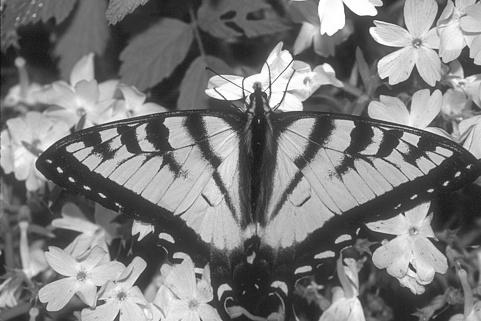
#> input picture Corner_Detection/Image1.jpg, 481 x 321 px, found by its file name
$ jupyter execute --allow-errors CornerDetectionFinal.ipynb
#> lines starting #> are read from the running program, lines starting #| are printed output that depends on the picture; after the words box and inside, x2 and y2 are one past the last pixel; in counts of white or black regions, pixels touching at a corner belong together
[cell 1]
import cv2
from matplotlib import pyplot as plt
import numpy as np
from numpy import linalg as LA
import time

[cell 2]
imgName = "image1.jpg"
imgRgb = cv2.imread(imgName)
#> imgRgb is the input picture: shape (321, 481, 3); min 13, max 255, mean 124.1
img = cv2.cvtColor(imgRgb, cv2.COLOR_BGR2GRAY)/255

sobelX = np.array([[-1, 0, 1], [-2, 0, 2], [-1, 0, 1]])
sobelY = np.transpose(sobelX)

[cell 3]
def convolveSobel(conv_img, filterType, w = 3):
    n, m = conv_img.shape
    w = filterType.shape[0]
    conv_img = np.pad(conv_img,(int(w/2),int(w/2)),mode='constant')
    temp1=[]
    for i in range(n):
        temp=[]
        for j in range(m):
            k = conv_img[i:i+w, j:j+w]
            val = np.multiply(k, filterType)
            temp.append(np.sum(val))
        temp1.append(temp)

    return np.array(temp1)
Gx = convolveSobel(img, sobelX)
#> in convolveSobel, `conv_img = np.pad(conv_img,(int(w/2),int(w/2)),mode='constant')`:
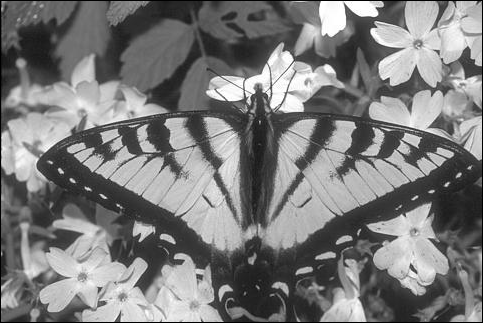
#> conv_img: shape (323, 483) float64; min 0, max 1, mean 0.482
#> after the loop in convolveSobel, `for i in range(n):`: temp1 = 321 items
#> in convolveSobel, `return np.array(temp1)`:
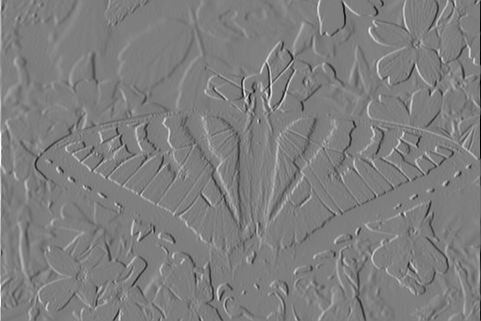
#> returned value: shape (321, 481) float64; min -3.44, max 3.48, mean 0.00169; drawn with min black and max white
Gy = convolveSobel(img, sobelY)
#> call 2 of convolveSobel, with filterType = array of shape (3, 3), w = 3
#> in convolveSobel (call 2), `return np.array(temp1)`:
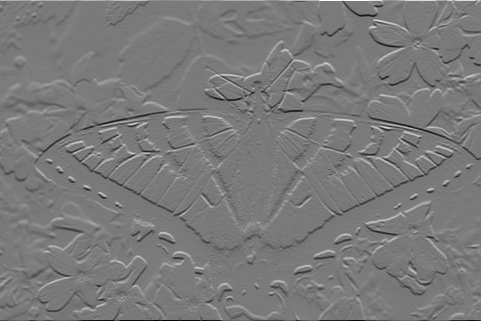
#> returned value: shape (321, 481) float64; min -3.69, max 4, mean 0.000215; drawn with min black and max white

Ixx=Gx**2
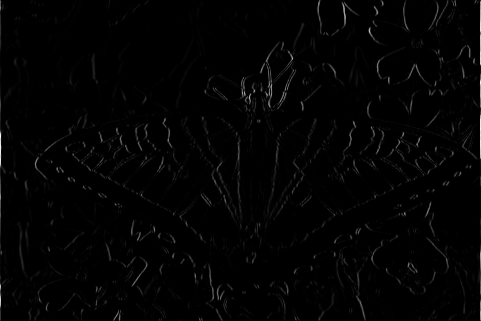
#> Ixx: shape (321, 481) float64; min 0, max 12.13, mean 0.159; drawn with min black and max white
Iyy=Gy**2
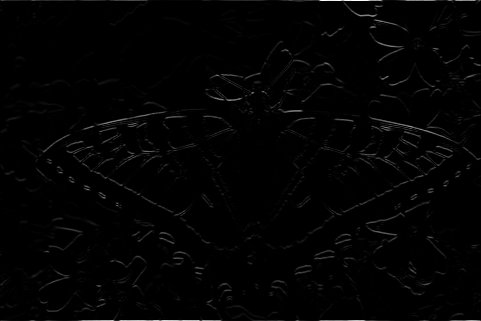
#> Iyy: shape (321, 481) float64; min 0, max 16, mean 0.192; drawn with min black and max white
Ixy=Gx*Gy
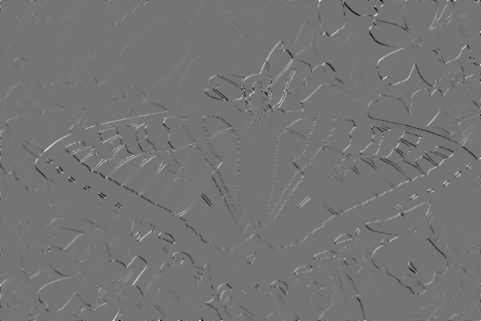
#> Ixy: shape (321, 481) float64; min -4.38, max 5.2, mean 0.0026; drawn with min black and max white

[cell 4]
def ShiTomasi(img, Ixx, Iyy, Ixy, thr = 5, w = 3):
    n, m, _ = img.shape
    corners = np.zeros((n,m))
    wlen = int(w/2)
    for y in range(wlen, n-wlen):
        for x in range(wlen, m-wlen):
            H = np.zeros((2,2))
            Sxx=np.sum(Ixx[y-wlen:y+1+wlen, x-wlen:x+1+wlen])
            Syy=np.sum(Iyy[y-wlen:y+1+wlen, x-wlen:x+1+wlen])
            Sxy=np.sum(Ixy[y-wlen:y+1+wlen, x-wlen:x+1+wlen])
            H[0,0]=Sxx
            H[0,1]=Sxy
            H[1,0]=H[0,1]
            H[1,1]=Syy
            eigenValue, v= LA.eig(H)
            min_eigen_value = min(eigenValue[0],eigenValue[1])
            #print(min_eigen_value)
            if min_eigen_value>thr:
                corners[y, x] = min_eigen_value
    return corners

def Harris(img, Ixx, Iyy, Ixy, thr = 5, w = 3, lambd = 0.04):
    n, m, _ = img.shape
    corners = np.zeros((n,m))
    wlen = int(w/2)
    for y in range(wlen, n-wlen):
        for x in range(wlen, m-wlen):
            Sxx=np.sum(Ixx[y-wlen:y+1+wlen, x-wlen:x+1+wlen])
            Syy=np.sum(Iyy[y-wlen:y+1+wlen, x-wlen:x+1+wlen])
            Sxy=np.sum(Ixy[y-wlen:y+1+wlen, x-wlen:x+1+wlen])

            det = (Sxx * Syy) - (Sxy**2)
            trace = Sxx + Syy
            r = det - lambd*(trace**2)
            if r > thr:
                corners[y, x] = r
    return corners

def NonMaxSuppression(img, corners, stride = 10):
    corner_img = img.copy()
    n, m, _ = corner_img.shape
    cornersNew = np.zeros(corners.shape)
    wlen = stride//2
    for y in range(wlen, n-wlen):
        for x in range(wlen, m-wlen):
            arr = np.array(corners[y:y+stride, x:x+stride])
            if(np.amax(arr) != 0):
                m_at = np.where(arr == np.amax(arr))
                if(m_at[0] == int(stride/2) and m_at[1] == int(stride/2)):
                    cornersNew[y, x] = corners[y+m_at[0], x+m_at[1]]
                    cv2.circle(corner_img,(x+m_at[1],y+m_at[0]),2,255,-1)
    return corner_img

[cell 5]
start_time = time.time()
corners = ShiTomasi(imgRgb, Ixx, Iyy, Ixy, thr = 3)
#> in ShiTomasi, `corners = np.zeros((n,m))`: corners: shape (321, 481) float64; every value is 0
#> after the loop in ShiTomasi, `for y in range(wlen, n-wlen):`:
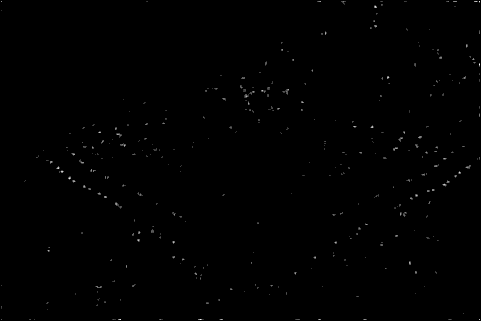
#> corners: shape (321, 481) float64; min 0, max 16.29, mean 0.0474; drawn with min black and max white
#> (the rest of this cell did not finish here and is left out)

#> after the loop in NonMaxSuppression, `for y in range(wlen, n-wlen):`:
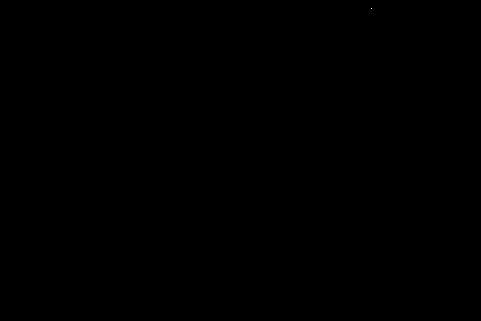
#> cornersNew: shape (321, 481) float64; values 0 (black) and 5.05 (white), 0% white in thin lines or dots, all inside (x1, y1, x2, y2) = (371, 8, 372, 9)
plt.imshow(corner_img, cmap="gray")
plt.figure()
cv2.imwrite("Image1_ShiTomasi.jpg", corner_img)
print("---ShiTomasi: %s seconds ---" % (time.time() - start_time))

[cell 6]
start_time = time.time()
corners = Harris(imgRgb, Ixx, Iyy, Ixy)
#> after the loop in Harris, `for y in range(wlen, n-wlen):`:
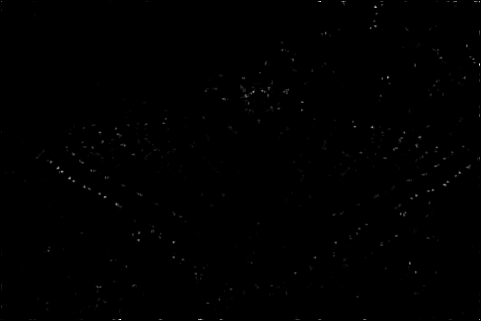
#> corners: shape (321, 481) float64; min 0, max 374.3, mean 0.8; drawn with min black and max white
#> (the rest of this cell did not finish here and is left out)

#> after the loop in NonMaxSuppression, `for y in range(wlen, n-wlen):`: cornersNew: shape (321, 481) float64; values 0 (black) and 10.22 (white), 0% white in thin lines or dots, all inside (x1, y1, x2, y2) = (27, 7, 28, 8)

$ run again, with Corner_Detection/Image2.jpg copied over Corner_Detection/Image1.jpg
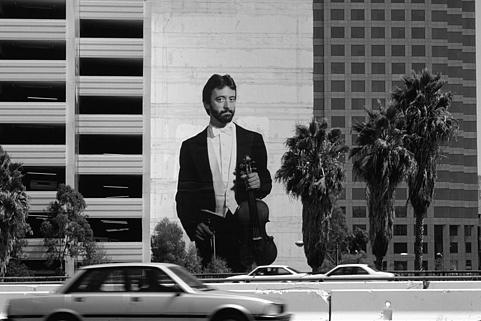
#> input picture Corner_Detection/Image2.jpg, 481 x 321 px, found by its file name
#> imgRgb is the input picture: shape (321, 481, 3); min 0, max 255, mean 103.8
#> in convolveSobel, `conv_img = np.pad(conv_img,(int(w/2),int(w/2)),mode='constant')`:
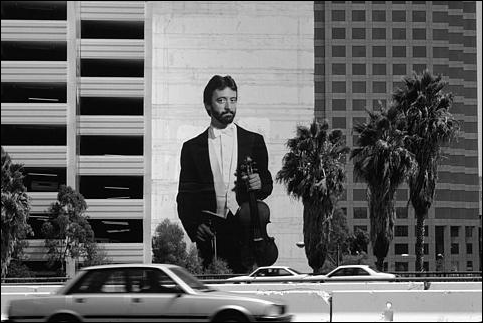
#> conv_img: shape (323, 483) float64; min 0, max 1, mean 0.403
#> after the loop in convolveSobel, `for i in range(n):`: temp1 = 321 items
#> after the loop in ShiTomasi, `for y in range(wlen, n-wlen):`:
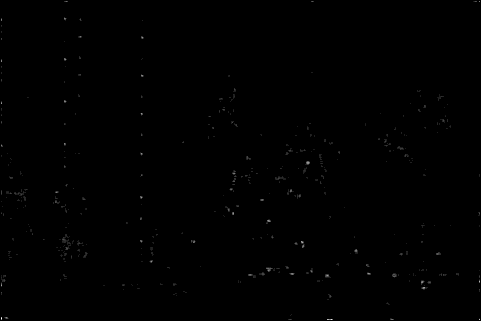
#> corners: shape (321, 481) float64; min 0, max 29.24, mean 0.1; drawn with min black and max white

$ run again, with Corner_Detection/Image3.jpg copied over Corner_Detection/Image1.jpg
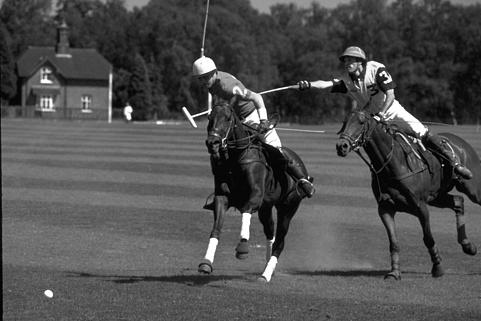
#> input picture Corner_Detection/Image3.jpg, 481 x 321 px, found by its file name
#> imgRgb is the input picture: shape (321, 481, 3); min 0, max 255, mean 79.3
#> after the loop in convolveSobel, `for i in range(n):`: temp1 = 321 items
#> after the loop in ShiTomasi, `for y in range(wlen, n-wlen):`:
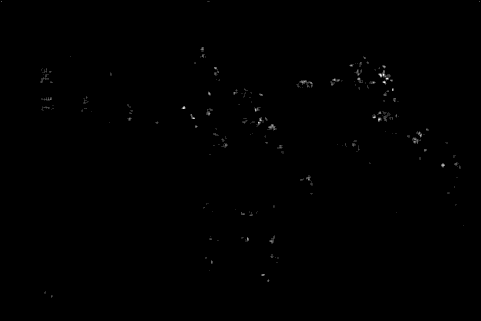
#> corners: shape (321, 481) float64; min 0, max 26.3, mean 0.1; drawn with min black and max white
#> after the loop in Harris, `for y in range(wlen, n-wlen):`:
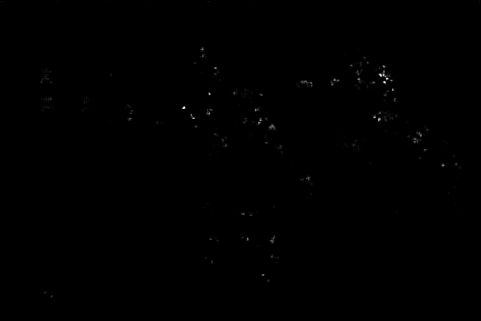
#> corners: shape (321, 481) float64; min 0, max 848.5, mean 1.2; drawn with min black and max white
